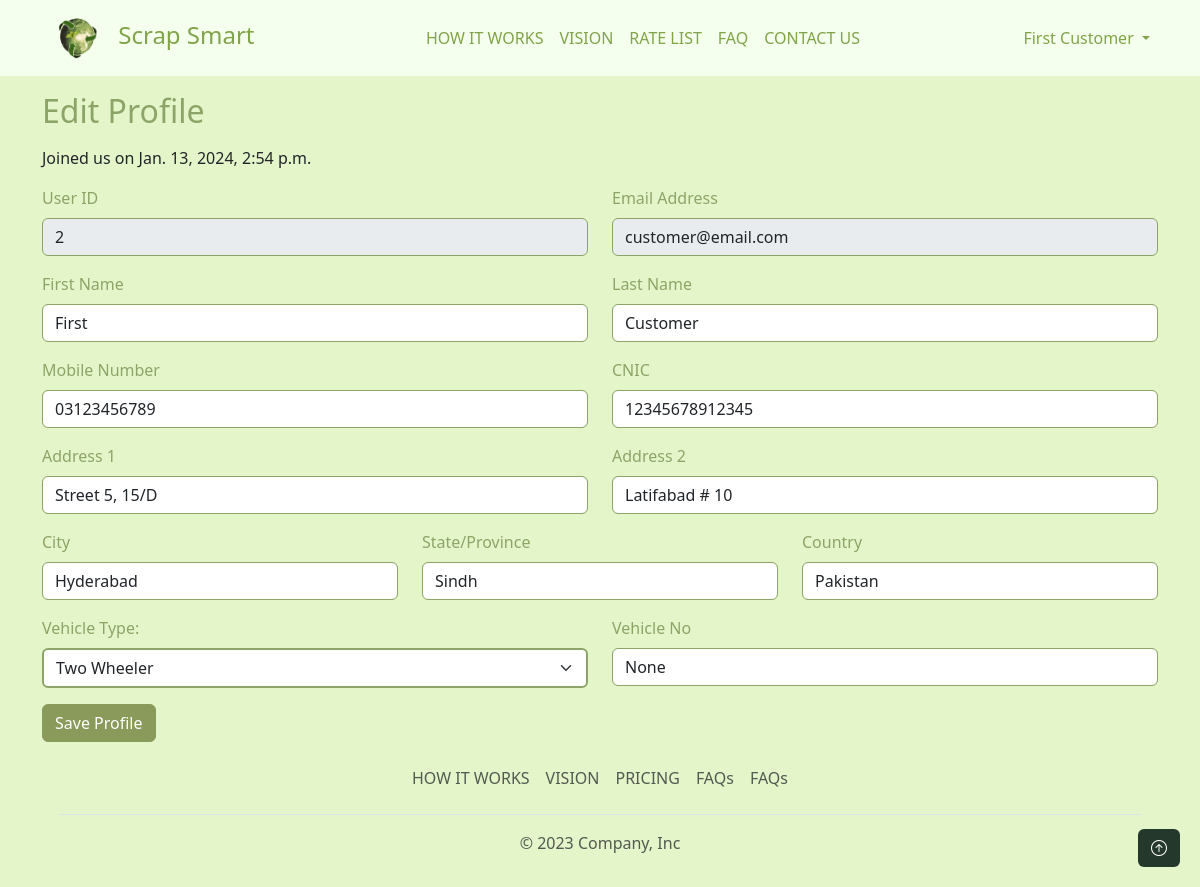
Screenshot of /employee/edit-profile/ (signed in) with the database file from the repository.
### users/models.py (models this page shows, shortened)
class User(AbstractUser):
    username = None
    email = models.EmailField(unique=True)
    user_type = models.CharField(max_length=10, choices=[(tag.name, tag.value) for tag in UserType], default=UserType.CUSTOMER.value)
    USERNAME_FIELD = 'email'
    REQUIRED_FIELDS = []
    objects = UserManager()
    def is_customer(self):
        return self.user_type == UserType.CUSTOMER.value

class TimestampedModel(models.Model):
    created_at = models.DateTimeField(auto_now_add=True)
    updated_at = models.DateTimeField(auto_now=True)
    class Meta:
        abstract = True

class PersonalDetails(TimestampedModel):
    user = models.OneToOneField(User, on_delete=models.CASCADE, primary_key=True)
    mobile_number = models.CharField(max_length=13)
    address1 = models.CharField(max_length=100, null=True, blank=True)
    address2 = models.CharField(max_length=100, null=True, blank=True)
    city = models.CharField(max_length=50, null=True, blank=True)
    state = models.CharField(max_length=50, null=True, blank=True)
    country = models.CharField(max_length=50, null=True, blank=True)
    cnic = models.CharField(max_length=15, null=True, blank=True)
    vehicle_no = models.CharField(max_length=15, null=True, blank=True)
    vehicle_type = models.CharField(max_length=13, null=True, blank=True, choices=[(tag.name, tag.value) for tag in VehicleType])
    status = models.BooleanField(default=True)

### employee/views.py (the view, shortened to what this page needs)
# urls.py: path("edit-profile/", views.employee_edit_profile, name="employee_edit_profile"),
def employee_edit_profile(request):
    context = {}
    personal_details = PersonalDetails.objects.filter(user=request.user).first()
    context.update({
        'personal_details': personal_details,
        'vehicle_types': [vehicle_type.value for vehicle_type in VehicleType],
    })
    return render(request, 'employee/edit_profile.html', context)

### employee/templates/employee/edit_profile.html (shortened to what this page needs)
{% extends "users/base.html" %}
{% load static %}
{% block content %}
<div class="container">
    <h2 class="my-3">Edit Profile</h2>
    <form method="POST" action="">
        <p class="text-dark">Joined us on {{request.user.date_joined}}</p>
        <div class="row">
            <div class="col-6">
                <div class="mb-3">
                    <label for="user_id" class="form-label">User ID</label>
                    <input type="text" class="form-control" id="user_id" placeholder="User ID" name="user_id" value="{{request.user.id}}" disabled>
                </div>
            </div>
            <div class="col-6">
                <div class="mb-3">
                    <label for="first_name" class="form-label">Email Address</label>
                    <input type="text" class="form-control" id="first_name" placeholder="Email Address" name="Email Address" value="{{request.user.email}}" disabled>
                </div>
            </div>
        </div>
        <div class="row">
            <div class="col-6">
                <div class="mb-3">
                    <label for="first_name" class="form-label">First Name</label>
                    <input type="text" class="form-control" id="first_name" placeholder="First Name" name="first_name" value="{{request.user.first_name}}">
                </div>
            </div>
            <div class="col-6">
                <div class="mb-3">
                    <label for="last_name" class="form-label">Last Name</label>
                    <input type="text" class="form-control" id="last_name" placeholder="Last Name" name="last_name" value="{{request.user.last_name}}">
                </div>
            </div>
        </div>
        <div class="row">
            <div class="col-6">
                <div class="mb-3">
                    <label for="mobile_number" class="form-label">Mobile Number</label>
                    <input type="text" class="form-control" id="mobile_number" placeholder="Mobile Number" name="mobile_number" value="{{ personal_details.mobile_number }}">
                </div>
            </div>
            <div class="col-6">
                <div class="mb-3">
                    <label for="cnic" class="form-label">CNIC</label>
                    <input type="text" class="form-control" id="cnic" placeholder="CNIC" name="cnic" value="{{ personal_details.cnic }}">
                </div>
            </div>
        </div>
        <div class="row">
            <div class="col-6">
                <div class="mb-3">
                    <label for="addres1" class="form-label">Address 1</label>
                    <input type="text" class="form-control" id="addres1" placeholder="Address 1" name="address1" value="{{ personal_details.address1 }}">
                </div>
            </div>
            <div class="col-6">
                <div class="mb-3">
                    <label for="addres2" class="form-label">Address 2</label>
                    <input type="text" class="form-control" id="addres2" placeholder="Address 2" name="address2" value="{{ personal_details.address2 }}">
                </div>
            </div>
        </div>
        <div class="row">
            <div class="col-4">
                <div class="mb-3">
                    <label for="city" class="form-label">City</label>
                    <input type="text" class="form-control" id="city" placeholder="City" name="city" value="{{ personal_details.city }}">
                </div>
            </div>
            <div class="col-4">
                <div class="mb-3">
                    <label for="state" class="form-label">State/Province</label>
                    <input type="text" class="form-control" id="state" placeholder="State / Province" name="state" value="{{ personal_details.state }}">
                </div>
            </div>
            <div class="col-4">
                <div class="mb-3">
                    <label for="country" class="form-label">Country</label>
                    <input type="text" class="form-control" id="country" placeholder="Country" name="country" value="{{ personal_details.country }}">
                </div>
            </div>
        </div>
        <div class="row">
            <div class="col-6">
                <div class="mb-3">
                    <label for="select" class="form-label">Vehicle Type:</label>
                    <select class="form-select" id="select" aria-label="select" name="vehicle_type">
                        {% for vehicle_type in vehicle_types %}
                            {% if vehicle_type == personal_details.vehicle_type %}
                            <option selected value="{{ vehicle_type }}">{{ vehicle_type|title }}</option>
                            {% else %}
                            <option value="{{ vehicle_type }}">{{ vehicle_type|title }}</option>
                            {% endif %}
                        {% endfor %}
                      </select>
                </div>
            </div>
            <div class="col-6">
                <div class="mb-3">
                    <label for="vehicle_no" class="form-label">Vehicle No</label>
                    <input type="text" class="form-control" id="vehicle_no" placeholder="Vehicle No" name="vehicle_no" value="{{personal_details.vehicle_no}}">
                </div>
            </div>
        </div>
        <button type="submit" class="btn btn-second">Save Profile</button>
    </form>
</div>
{% endblock content %}

### users/templates/users/base.html (shortened to what this page needs)
{% load static %}
<!Doctype html>
<html lang="en">
  <head>
    <link href="https://cdn.jsdelivr.net/npm/bootstrap@5.3.2/dist/css/bootstrap.min.css" rel="stylesheet">
    <link rel="stylesheet" href="https://cdn.jsdelivr.net/npm/bootstrap-icons@1.11.1/font/bootstrap-icons.css">
    <link rel="stylesheet" href="{% static 'users/custom.css' %}">
  </head>
  <body>
    <nav class="navbar navbar-expand-lg bg-body-tertiary mb-3">
      <div class="container">
        <a class="navbar-brand" href="{% url 'index' %}">
          <img src="{% static 'fresh-logo.png' %}" alt="Logo" width="70" height="50" class="">
          Scrap Smart
        </a>
        <div class="collapse navbar-collapse" id="navbarSupportedContent">
          <ul class="navbar-nav mx-auto mb-2 mb-lg-0">
            <li class="nav-item">
              <a class="nav-link"href="{% url "index" %}#how-it-works">HOW IT WORKS</a>
            </li>
            <li class="nav-item">
              <a class="nav-link"href="{% url "index" %}#our-mission">VISION</a>
            </li>
            <li class="nav-item">
              <a class="nav-link"href="{% url "index" %}#pricing">RATE LIST</a>
            </li>
            <li class="nav-item">
              <a class="nav-link"href="{% url "index" %}#faq">FAQ</a>
            </li>
            <li class="nav-item">
              <a class="nav-link"href="{% url "index" %}#contact-us">CONTACT US</a>
            </li>
          </ul>
          {% if user.is_authenticated %}
          <ul class="navbar-nav">
            <li class="nav-item dropdown">
              <a class="nav-link dropdown-toggle" href="#" role="button" data-bs-toggle="dropdown" aria-expanded="false">
                {% if user.get_full_name %}
                {{user.get_full_name}}
                {% else %}
                Please update your name.
                {% endif %}
              </a>
            </li>
          </ul>
          {% else %}
          <div>
            {% comment %} <a href="{% url 'login' %}" class="btn btn-outline">Login</a>  {% endcomment %}
            <a href="{% url 'register' %}" class="btn btn-outline">Sell Scrap</a>
          </div>
          {% endif %}
        </div>
      </div>
    </nav>
    {% block content %}
    {% endblock content %}
    <footer class="footer">
      <div class="container">
          <footer class="p-3">
            <ul class="nav justify-content-center border-bottom pb-3 mb-3">
              <li class="nav-item"><a href="#how-it-works" class="nav-link px-2 text-muted">HOW IT WORKS</a></li>
              <li class="nav-item"><a href="#our-mission" class="nav-link px-2 text-muted">VISION</a></li>
              <li class="nav-item"><a href="#pricing" class="nav-link px-2 text-muted">PRICING</a></li>
              <li class="nav-item"><a href="#faq" class="nav-link px-2 text-muted">FAQs</a></li>
              <li class="nav-item"><a href="#contact-us" class="nav-link px-2 text-muted">FAQs</a></li>
            </ul>
            <p class="text-center text-muted">&copy; 2023 Company, Inc</p>
          </footer>
        </div>
  </footer>
  <a href="#top" id="scrollToTopBtn" class="btn"><i class="bi bi-arrow-up-circle"></i></a>
  </body>
</html>

### users/static/users/custom.css (style rules this page uses)
body { color: #81a448; background-color: #e4f6c9; }
a { color: #C08081; }
.btn-second { background-color: #8a9a5b; border-color: #8a9a5b; color: #fff; }
.form-select { border: 2px solid #8da468; }
body, p, h1, h2, h3, h4, h5, h6 { color: #8da468; }
.navbar { background-color: #f5ffed !important; }
.nav-link { color: #81a448; }
.navbar-brand { font-size:x-large; color: #81a448; }
.form-control { border-color: #8da468; }
#scrollToTopBtn { background-color: #24382C; color: #FFF; position: fixed; bottom: 20px; right: 20px; display: block; }

### rows the page displays
User: get_full_name "First Customer", user.date_joined "Jan. 13, 2024, 2:54 p.m.", user_id "2", user.email "customer@email.com", first_name "First", last_name "Customer"
PersonalDetails: mobile_number "03123456789", cnic "12345678912345", address1 "Street 5, 15/D", address2 "Latifabad # 10", city "Hyderabad", state "Sindh", country "Pakistan", vehicle_type "Two Wheeler", vehicle_no "None"
